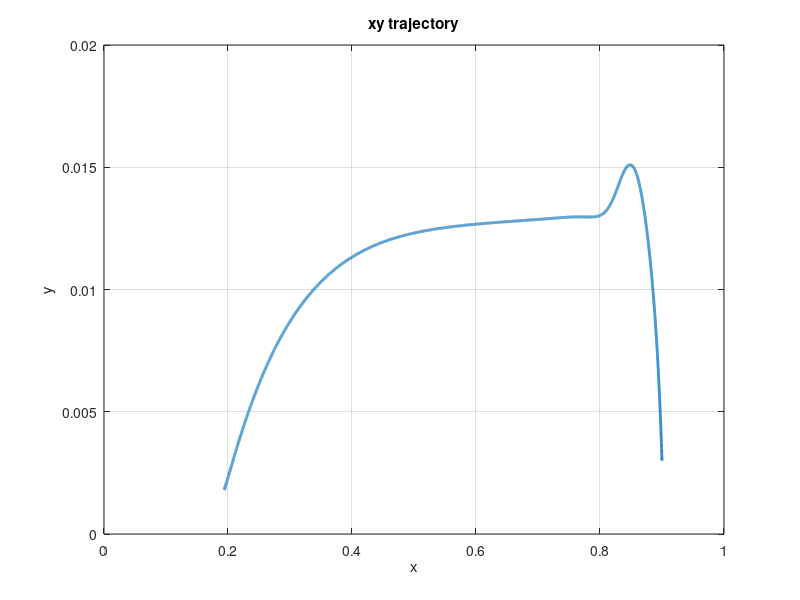
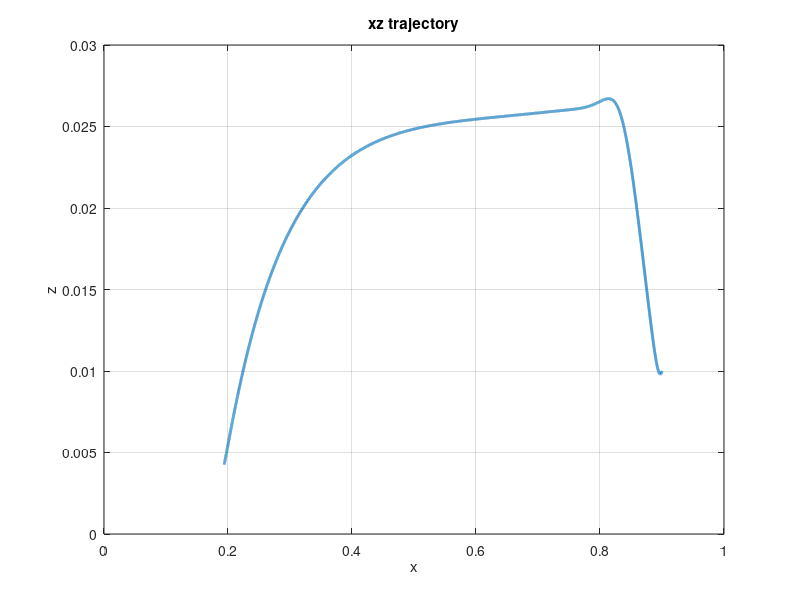
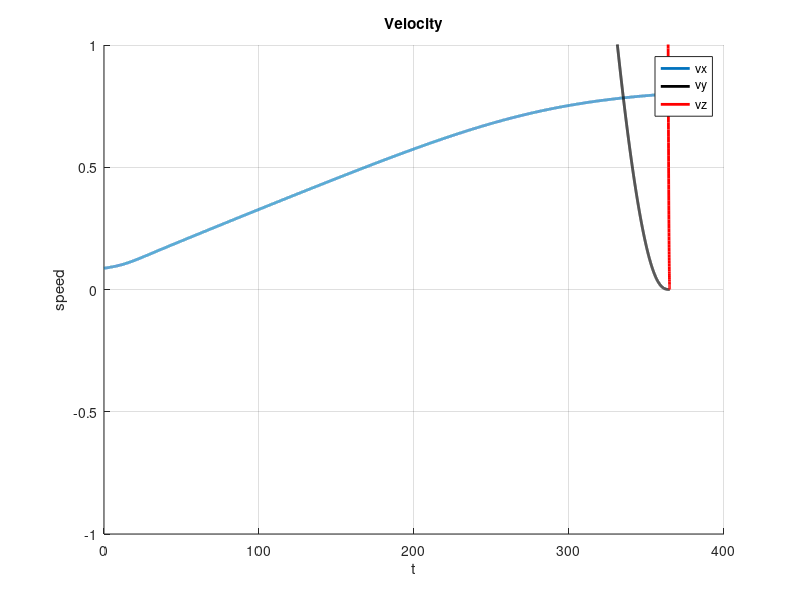
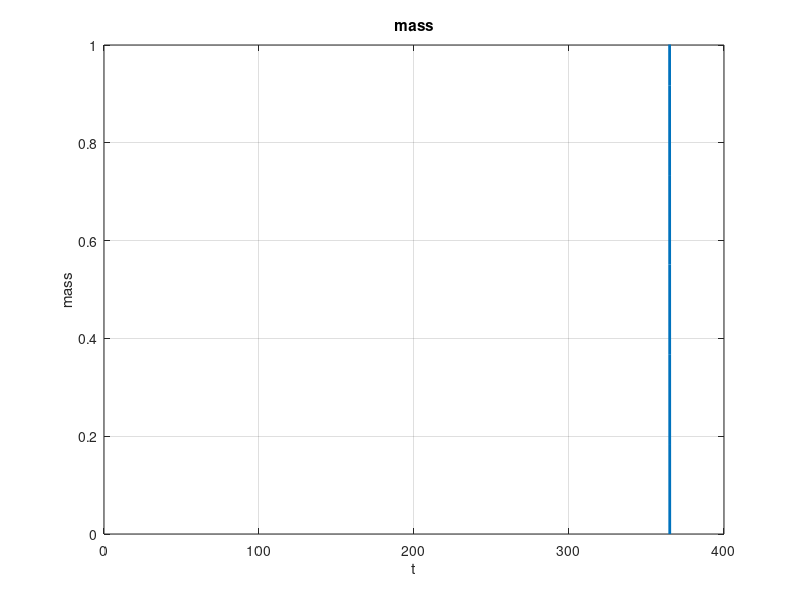

Here is the MATLAB script that generated these plots, in order: (Note: this script raises an error after producing the figures.)
clear all;
close all;
clc;

data = load('trace.dat');

h1 = figure(1);
set(h1,'Visible', 'off'); 
plot(data(:,2), data(:,3),'LineWidth',2)
xlabel('x')
ylabel('y')
grid on;
title('xy trajectory')
print -depsc xy_trajectory

h2 = figure(2);
set(h2,'Visible', 'off'); 
plot(data(:,2), data(:,4),'LineWidth',2)
xlabel('x')
ylabel('z')
grid on;
title('xz trajectory')
print -depsc xz_trajectory

h3 = figure(3);
set(h3,'Visible', 'off'); 
hold on
plot(data(:,1), data(:,5),'LineWidth',2)
plot(data(:,1), data(:,6),'k','LineWidth',2)
plot(data(:,1), data(:,7),'r','LineWidth',2)
xlabel('t')
ylabel('speed')
grid on;
title('Velocity')
ylim([-1 1])
legend('vx', 'vy', 'vz')
print -depsc velocity

h4 = figure(4);
set(h4,'Visible', 'off'); 
plot(data(:,1), data(:,8),'LineWidth',2)
xlabel('t')
ylabel('mass')
ylim([0 1])
title('mass')
grid on;
print -depsc mass

h5 = figure(5);
set(h5,'Visible', 'off'); 
hold on
plot(data(:,1), data(:,16), 'LineWidth',2)
plot(data(:,1), data(:,17),'k','LineWidth',2)
plot(data(:,1), data(:,18),'r','LineWidth',2)
plot(data(:,1), 1*ones(length(data(:,1)),1),'--','LineWidth',2)
plot(data(:,1), -1*ones(length(data(:,1)),1),'--','LineWidth',2)
xlabel('t')
ylabel('u')
grid on;
ylim([-1.5 1.5])
title('Control')
legend('ux', 'uy', 'uz')
print -depsc control

h6 = figure(6);
set(h6,'Visible', 'off'); 
hold on
plot(data(:,1), sqrt(data(:,5).^2+data(:,6).^2+data(:,7).^2),'LineWidth',2);
xlabel('t')
ylabel('speed norm')
grid on;
title('Velocity norm')
print -depsc velocityNorm

h7 = figure(7);
set(h7,'Visible', 'off'); 
plot(data(:,1), data(:,19),'LineWidth',2)
xlabel('t')
ylabel('hamiltonian')
grid on;
title('Hamiltonian')
print -depsc hamiltonian

h8 = figure(8);
set(h8,'Visible', 'off'); 
hold on
plot(data(:,1), sqrt(data(:,16).^2 + data(:,17).^2 + data(:,18).^2),'LineWidth',2)
plot(data(:,1), 1*ones(length(data(:,1)),1),'--','LineWidth',2)
xlabel('t')
ylabel('u')
grid on;
ylim([0 1.5])
title('Norm of the control')
print -depsc controlNorm
